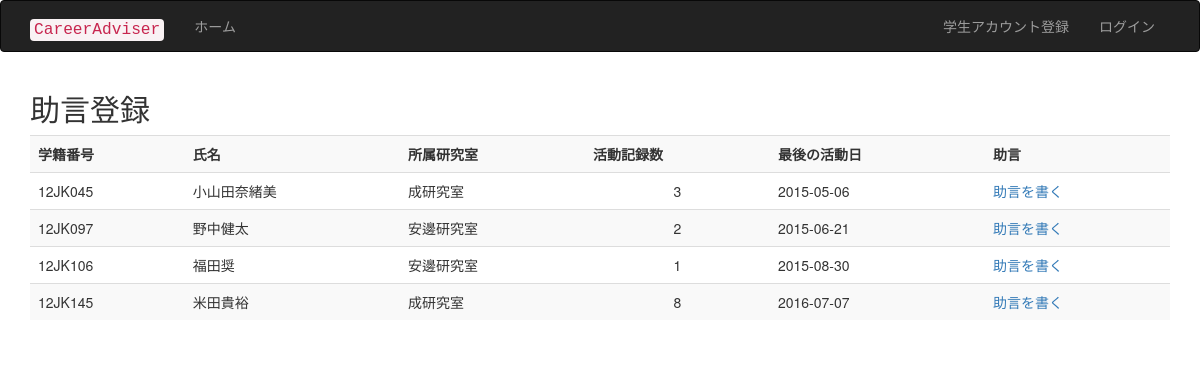
/activity_list1.php, run on the app's committed database.
### tables this page shows
CREATE TABLE IF NOT EXISTS `tb_student` (
  `sid` varchar(16) NOT NULL,
  `uid` varchar(16) NOT NULL,
  `sex` int(11) NOT NULL,
  `stype` int(11) NOT NULL,
  `slab` varchar(16) NOT NULL,
  `status` int(11) NOT NULL,
  PRIMARY KEY (`sid`)
);

### activity_list1.php (the view, shortened to what this page needs)
<?php
include('page_header.php');
require_once('db_inc.php');
echo '<h2>助言登録</h2>';
$sql = "SELECT sid,sname,lbname, count(*) as num,max(adate) as recdate FROM vw_katudou " ;
$sql .= ' group by sid';
$rs = mysql_query($sql, $conn);
$row = mysql_fetch_array($rs) ;
echo '<table class="table table-striped table-hover">';
echo '<tr><th>学籍番号</th><th>氏名</th><th>所属研究室</th><th>活動記録数</th><th>最後の活動日</th><th>助言</th></tr>';
while ($row) {
 echo '<tr>';
 echo '<td>' . $row['sid'] . '</td>';
 echo '<td>' . $row['sname']. '</td>';
 echo '<td>' . $row['lbname'] . '</td>';
 echo '<td align="center">' . $row['num'] . '</td>';
 echo '<td>' . $row['recdate'] . '</td>';
 echo '<td><a href="advice_add.php?sid='.$row['sid'].'">助言を書く</a></td>';
 echo '</tr>';
 $row = mysql_fetch_array($rs) ;
}
echo '</table>';
include('page_footer.php');
?>

### data on the page
tb_student: sid "12JK045", sname "小山田奈緒美", lbname "成研究室", num "3", recdate "2015-05-06"
tb_student: sid "12JK097", sname "野中健太", lbname "安邊研究室", num "2", recdate "2015-06-21"
tb_student: sid "12JK106", sname "福田奨", lbname "安邊研究室", num "1", recdate "2015-08-30"
tb_student: sid "12JK145", sname "米田貴裕", lbname "成研究室", num "8", recdate "2016-07-07"
